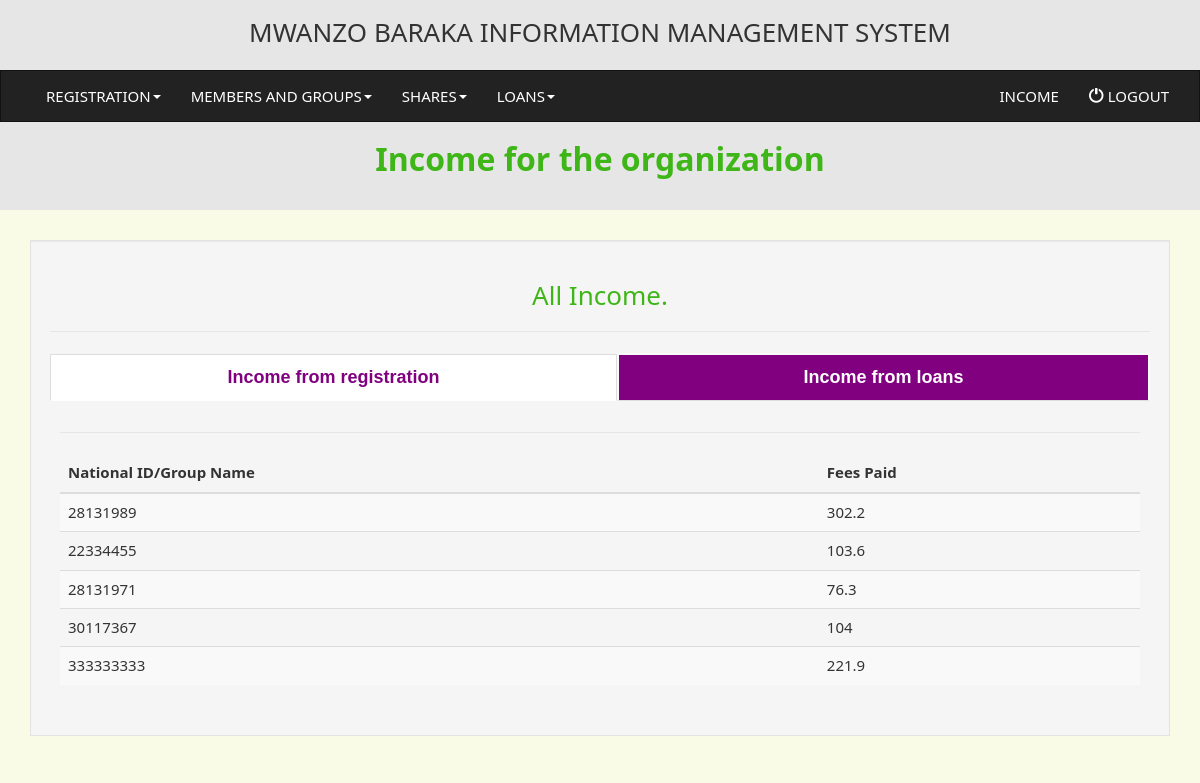
/income.php (signed in), run on the app's committed database.
### tables this page shows
CREATE TABLE `loans` (
  `id` int(50) NOT NULL,
  `nid` int(50) DEFAULT NULL,
  `groupname` varchar(255) DEFAULT NULL,
  `date_awarded` varchar(255) NOT NULL,
  `principal` varchar(255) NOT NULL,
  `loan_period` int(50) NOT NULL,
  `interest` varchar(255) NOT NULL,
  `amount` int(255) NOT NULL,
  `loan_status` varchar(255) NOT NULL
);

CREATE TABLE `members` (
  `id` int(50) NOT NULL,
  `fname` varchar(255) NOT NULL,
  `nid` int(50) NOT NULL,
  `address` varchar(255) NOT NULL,
  `phone` varchar(255) NOT NULL,
  `membership_type` varchar(255) NOT NULL DEFAULT 'individual'
);

### income.php (the view, shortened to what this page needs)
<?php
include("database.php");
?>
<!DOCTYPE html>
<html lang="en">
  <head>
    <link href="css/bootstrap.min.css" rel="stylesheet">
    <link href="css/datatables.min.css" rel="stylesheet">
    <link href="css/style.css" rel="stylesheet">
  </head>
  <body>
<?php include("header.php");?>
   <div class="jumbotron" style="margin-top: -33px;height: 100px;padding-top: 10px;">
   <h2 class="text-center text-success"><strong>Income for the organization</strong></h2>
   </div>
   <div class="container">
   <div class="row">
     <div class="col-lg-12">
   <div class="well">
   <div class="text-center">
   <h3 class="text-success">All Income.</h3>
   <hr>
   </div>
   <ul class="nav nav-tabs nav-justified">
  <li class="active"><a href="#home" data-toggle="tab" aria-expanded="true">Income from registration</a></li>
  <li class=""><a href="#profile" data-toggle="tab" aria-expanded="false">Income from loans</a></li>
</ul>
<div id="myTabContent" class="tab-content">
  <div class="tab-pane fade active in" id="home">
  <hr>
    <div class="table-responsive">
                    <table class="table table-striped dataTables-example" >
                    <thead>
                    <tr>
                        <th>National ID/Group Name</th>
                        <th>Fees Paid</th>
                    </tr>
                    </thead>
                    <tbody>
                  <?php
                  $sql=$con->prepare("SELECT l.id,l.nid,l.date_awarded,l.interest,l.amount,l.loan_period,l.loan_status,l.principal,m.nid,m.fname,m.phone,m.membership_type FROM loans l INNER JOIN members m ON l.nid=m.nid WHERE l.loan_status='active' ");
$sql->execute();
$dump=$sql->fetchAll();
                  foreach ($dump as $nums) {
                  ?>
                    <tr>
                        <td class="center"><?php echo $nums['nid'];?></td>
                        <td class="center"><?php echo round($nums['interest'],1);?></td>
                    </tr>
                    <?php
                }
                  ?>
                    </tbody>
                    </table>
                        </div>
  </div>
</div>
</div>
   </div>
   </div>
   </div>
  </body>
</html>

### css/style.css (style rules this page uses)
body { background:#f9fbe7; }
ul.nav-tabs { border-bottom: 1px solid #fafafa; }
ul.nav-tabs li a { background: #800080; padding:10px; color: #FFF; font-weight: bold; font-size: 1.2em; text-align: center; border: 2px solid #fafafa; font-family: 'Fira Sans', sans-serif; }
ul.nav-tabs > .active > a, ul.nav-tabs > .active > a:hover, ul.nav-tabs > .active > a:focus { color: #800080; background: #FFF; }
.tab-content { padding: 10px; }

### data on the page
loans: members.nid "28131989", interest "302.2"
loans: members.nid "22334455", interest "103.6"
loans: members.nid "28131971", interest "76.3"
loans: members.nid "30117367", interest "104"
loans: members.nid "333333333", interest "221.9"
